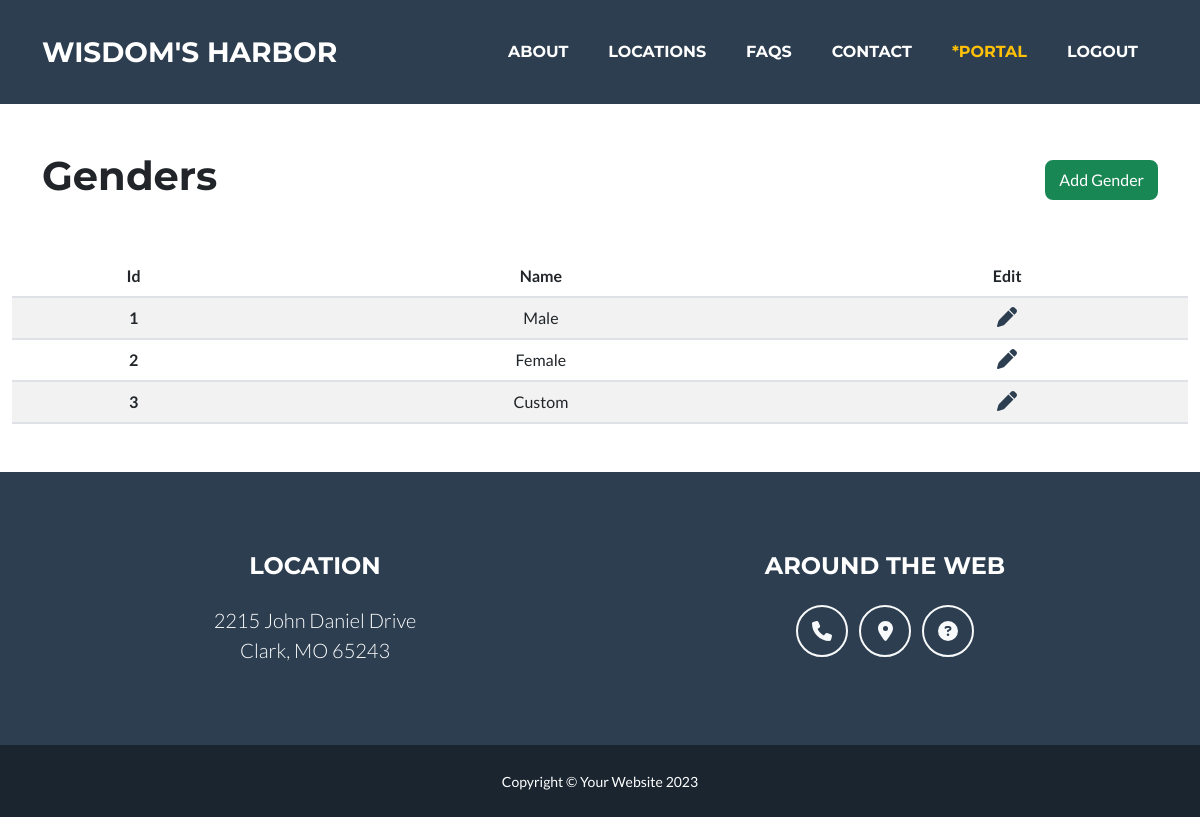
The page /genders/display/ (signed in) on the database its author committed.
### school/models.py (models this page shows, shortened)
class Gender(models.Model):
    name = models.CharField(max_length=255)

### school/views.py (the view)
# urls.py: path('genders/display/', views.display_genders, name='display_genders'),
def display_genders(request):
    if request.user.is_authenticated:
        if request.user.is_superuser:
            data = Gender.objects.all()
            return render(request, 'display_genders.html', {'data': data})
        else:
            messages.warning(request, 'This page is for admin only!')
            return redirect('home')
    else:
        messages.warning(request, 'please login first!')
        return redirect('login')

### school/templates/display_genders.html (shortened to what this page needs)
{% extends 'layout.html' %}
{% load static %}
{% block 'content' %}
    <div class="container-fluid">
        <div class="container my-5 d-flex align-items-center justify-content-between">
            <h1>Genders</h1>
            <a href="{% url 'add_gender' %}" class="btn btn-success">Add Gender</a>
        </div>
        <table class="table table-striped text-center">
            <thead>
                <tr>
                    <th>Id</th>
                    <th>Name</th>
                    <th>Edit</th>
                </tr>
            </thead>
            <tbody>
                {% for gender in data %}
                    <tr>
                        <th>{{gender.id}}</th>
                        <td>{{gender.name}}</td>
                        <td>
                            <a style="color: transparent;" href="{% url 'edit_gender' gender.id %}">
                                <i class="fa-solid fa-pen fs-5 text-secondary"></i>
                            </a>
                        </td>
                    </tr>
                {% endfor %}
            </tbody>
        </table>
    </div>
{% endblock %}

### rows shown on the page
Gender: id "1", name "Male"
Gender: id "2", name "Female"
Gender: id "3", name "Custom"
